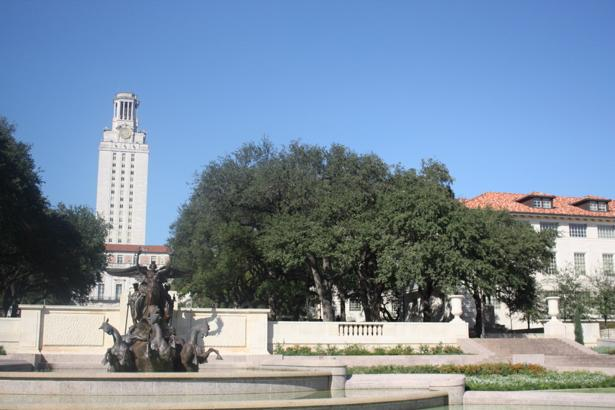
#> input picture 模式识别/模式识别课程第一次作业/images/uttower1.jpg, 615 x 410 px, found by its file name
$ python sift.py   (older library calls are emulated)
#> lines starting #> are read from the running program, lines starting #| are printed output that depends on the picture; after the words box and inside, x2 and y2 are one past the last pixel; in counts of white or black regions, pixels touching at a corner belong together
import cv2
import numpy as np
import matplotlib.pyplot as plt
import skimage.feature
import scipy.ndimage
import skimage.util.shape
def get_sift(image1,image2):

    #创建sift检测器
    sift = cv2.SIFT_create()

    # 计算特征点和sift描述子
    keypoints1, descriptors1 = sift.detectAndCompute(image1, None)
    keypoints2, descriptors2 = sift.detectAndCompute(image2, None)

    # BFMatcher匹配,使用欧几里得距离作为特征之间相似度的度量
    bf = cv2.BFMatcher(cv2.NORM_L2,crossCheck=True)
    matches = bf.match(descriptors1, descriptors2)
    matches = sorted(matches, key = lambda x:x.distance)

    # 绘制匹配结果
    image_match = cv2.drawMatches(image1, keypoints1, image2, keypoints2, matches[:200], None, flags=2)
    return [keypoints1,keypoints2],[descriptors1,descriptors2],image_match,matches

# RANSAC 求解仿射变换矩阵
def ransac(keypoints1, keypoints2, matches, num_iterations=2000, tolerance=5.0,points_num = 200):
     # 仅使用指定数量的较好的匹配点进行 RANSAC
    matches = matches[:min(len(matches),points_num)]

    # 记录仿射变换矩阵
    matrix = None
    max_inliers = 0

    # 将关键点转换为点坐标
    src_pts = np.float32([keypoints1[m.queryIdx].pt for m in matches])
    dst_pts = np.float32([keypoints2[m.trainIdx].pt for m in matches])

    for _ in range(num_iterations):
        # 随机选择 4 个点
        indices = np.random.choice(len(src_pts), 4, replace=False)
        src_sample = src_pts[indices]
        dst_sample = dst_pts[indices]

        M, _ = cv2.findHomography(src_sample, dst_sample)
        projected_pts = cv2.perspectiveTransform(src_pts.reshape(-1, 1, 2), M)
        distances = np.linalg.norm(projected_pts.squeeze() - dst_pts, axis=1)

        # 统计在范围内的内点数量
        inliers = np.sum(distances < tolerance)
        # 更新最佳模型
        if inliers > max_inliers:
            max_inliers = inliers
            matrix = M

    return matrix


def stitch(image1, image2, matrix):
    # 获取图像尺寸
    h1, w1, _ = image1.shape
    h2, w2, _ = image2.shape

    # 计算图像1的四个角在图像2上的映射位置
    corners = np.array([
        [0, 0],
        [0, h2],
        [w2, h2],
        [w2, 0]
    ], dtype=np.float32).reshape(-1, 1, 2)
    transformed_corners = cv2.perspectiveTransform(corners, matrix).reshape(-1, 2)

    # 计算包含两个图像所有角点的最小矩形框
    all_corners = np.concatenate((transformed_corners, np.array([[0, 0], [0, h1], [w1, h1], [w1, 0]], dtype=np.float32)), axis=0)
    min_x = min(all_corners[:, 0])
    min_y = min(all_corners[:, 1])
    max_x = max(all_corners[:, 0])
    max_y = max(all_corners[:, 1])

    # 计算平移和大小
    shift = [-min_x, -min_y]
    size = (int(max_x - min_x), int(max_y - min_y))

    # 构建最终的变换矩阵
    T = np.array([[1, 0, shift[0]], [0, 1, shift[1]], [0, 0, 1]])
    M_final = np.dot(T, matrix)

    # 对图像1进行透视变换
    stitched_image = cv2.warpPerspective(image1, M_final, size)

    # 将图像2叠加在透视变换后的图像1上
    stitched_image[int(shift[1]):int(shift[1])+h2, int(shift[0]):int(shift[0])+w2] = image2

    # 将图像转换为灰度图，并进行阈值处理
    stitched_gray = cv2.cvtColor(stitched_image, cv2.COLOR_BGR2GRAY)
    _, thresh = cv2.threshold(stitched_gray, 1, 255, cv2.THRESH_BINARY)

    # 寻找轮廓并裁剪图像
    _, contours, _ = cv2.findContours(thresh, cv2.RETR_EXTERNAL, cv2.CHAIN_APPROX_SIMPLE)
    x, y, w, h = cv2.boundingRect(contours[0])
    stitched_image = stitched_image[y:y+h, x:x+w]

    return stitched_image


# 读取图片
image1 = cv2.imread('images\\uttower1.jpg')
#> image1 is the input picture: shape (410, 615, 3); mean B, G, R 159, 140, 121.9
image2 = cv2.imread('images\\uttower2.jpg')
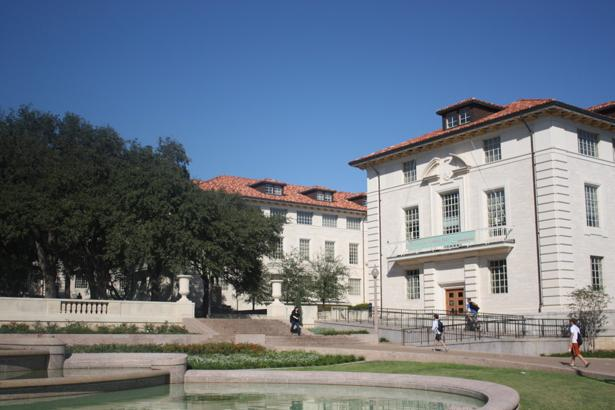
#> input picture 模式识别/模式识别课程第一次作业/images/uttower2.jpg, 615 x 410 px, found by its file name
#> image2 is the input picture: shape (410, 615, 3); mean B, G, R 132.1, 118.9, 107.7

keypoints_sift,descritor_sift,image_match_sift ,matches= get_sift(image1 ,image2)
#> in get_sift, `keypoints1, descriptors1 = sift.detectAndCompute(image1, None)`: keypoints1 = 1970 keypoints; strongest (x, y, size): (386, 315, 1.9), (419, 300, 2.1), (541, 330, 4.2), (372, 326, 1.9)
#> in get_sift, `keypoints2, descriptors2 = sift.detectAndCompute(image2, None)`: keypoints2 = 1592 keypoints; strongest (x, y, size): (575, 330, 5.8), (264, 312, 4.1), (474, 307, 5.3), (79, 297, 3.2)
#> in get_sift, `matches = bf.match(descriptors1, descriptors2)`: matches = 692 matches
#> in get_sift, `image_match = cv2.drawMatches(image1, keypoints1, image2, keypoints2, ..`:
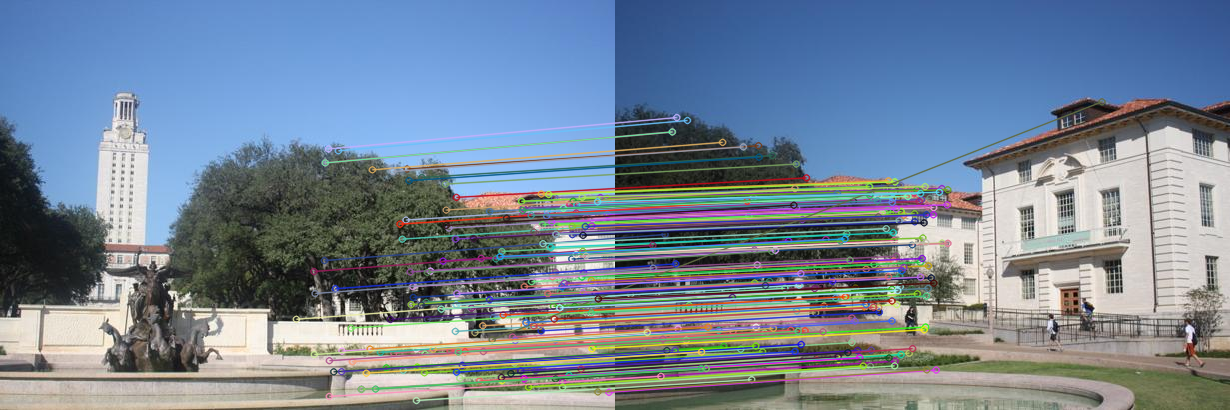
#> image_match: shape (410, 1230, 3); mean B, G, R 150.1, 133.1, 117.7
#> keypoints_sift = 2 items; descritor_sift = 2 items; matches = 692 matches

matrix = ransac(keypoints_sift[0],keypoints_sift[1],matches)
#> in ransac, `matches = matches[:min(len(matches),points_num)]`: matches = 200 matches
#> in ransac, `src_pts = np.float32([keypoints1[m.queryIdx].pt for m in matches])`: src_pts = 200 pairs, first value 295.9 to 608.5, second value 148.4 to 400
#> in ransac, `dst_pts = np.float32([keypoints2[m.trainIdx].pt for m in matches])`: dst_pts = 200 pairs, first value 14.98 to 486.5, second value 101.3 to 379.1
#> the loop in ransac, `for _ in range(num_iterations):` made 2000 passes
#> (indices, src_sample, inliers, max_inliers) on pass 1: ([18, 170, 107, 98], [[547.1, 204.3], [510.4, 373], [412.3, 286], [551.4, 221.5]], 193, 193)
#> (indices, inliers, max_inliers) on pass 13: ([2, 118, 152, 95], 194, 194)
#> after the loop in ransac, `for _ in range(num_iterations):`: max_inliers = 194
#> matrix = [[1.3, -0.0631, -346.8], [0.157, 1.24, -100.9], [0.000427, 0.000103, 1]]

stitched_image = stitch(image1, image2, matrix)
#> in stitch, `transformed_corners = cv2.perspectiveTransform(corners, matrix).reshap..`: transformed_corners = [[-346.8, -100.9], [-357.5, 391.7], [325.5, 386.9], [356.9, -3.3]]
#> in stitch, `all_corners = np.concatenate((transformed_corners, np.array([[0, 0], [..`: all_corners = [[-346.8, -100.9], [-357.5, 391.7], [325.5, 386.9], [356.9, -3.3], [0, 0], [0, 410], [615, 410], [615, 0]]
#> in stitch, `min_x = min(all_corners[:, 0])`: min_x = -357.5
#> in stitch, `min_y = min(all_corners[:, 1])`: min_y = -100.9
#> in stitch, `max_x = max(all_corners[:, 0])`: max_x = 615
#> in stitch, `max_y = max(all_corners[:, 1])`: max_y = 410
#> in stitch, `shift = [-min_x, -min_y]`: shift = [357.5, 100.9]
#> in stitch, `size = (int(max_x - min_x), int(max_y - min_y))`: size = (972, 510)
#> in stitch, `T = np.array([[1, 0, shift[0]], [0, 1, shift[1]], [0, 0, 1]])`: T = [[1, 0, 357.5], [0, 1, 100.9], [0, 0, 1]]
#> in stitch, `M_final = np.dot(T, matrix)`: M_final = [[1.45, -0.0262, 10.73], [0.2, 1.25, 3.51e-07], [0.000427, 0.000103, 1]]
#> in stitch, `stitched_image = cv2.warpPerspective(image1, M_final, size)`:
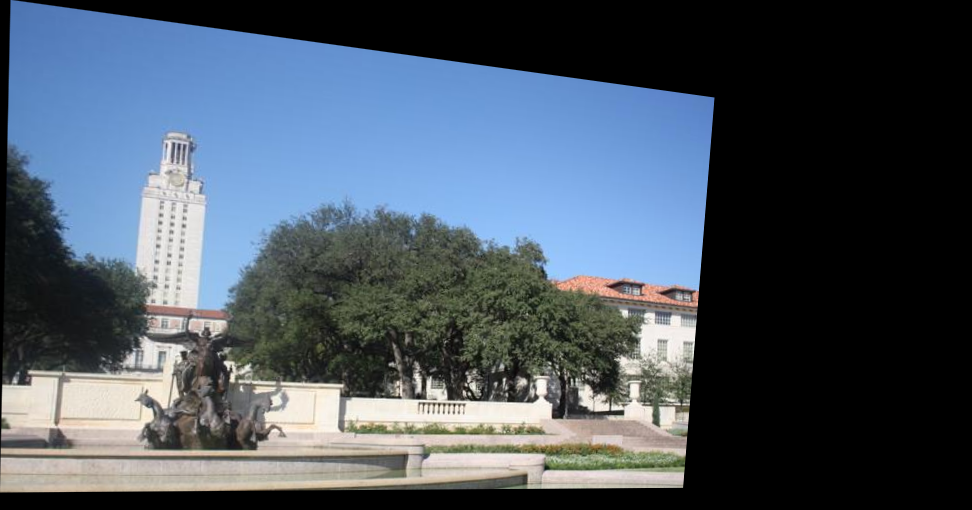
#> stitched_image: shape (510, 972, 3); mean B, G, R 98.4, 86, 74.5
#> in stitch, `stitched_image[int(shift[1]):int(shift[1])+h2, int(shift[0]):int(shift..`:
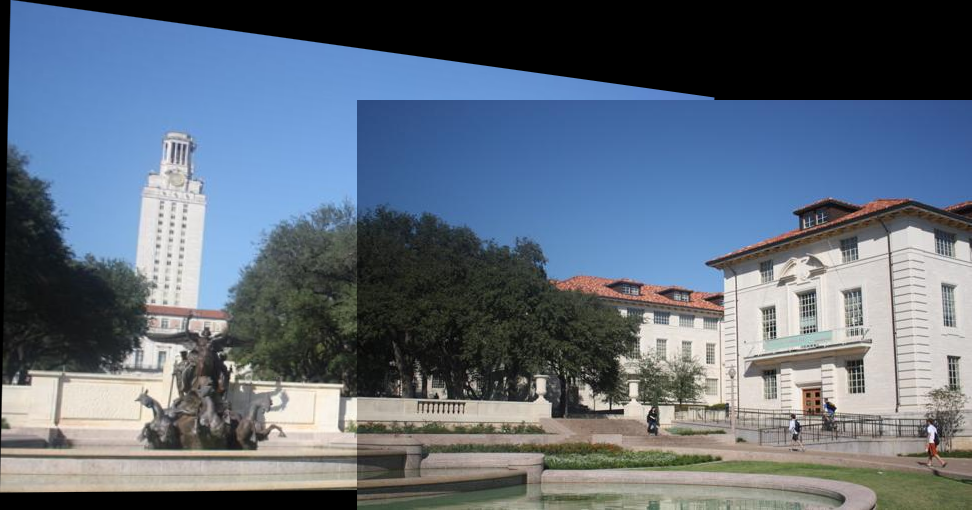
#> stitched_image: shape (510, 972, 3); mean B, G, R 123.4, 108.6, 96.2
#> in stitch, `stitched_gray = cv2.cvtColor(stitched_image, cv2.COLOR_BGR2GRAY)`:
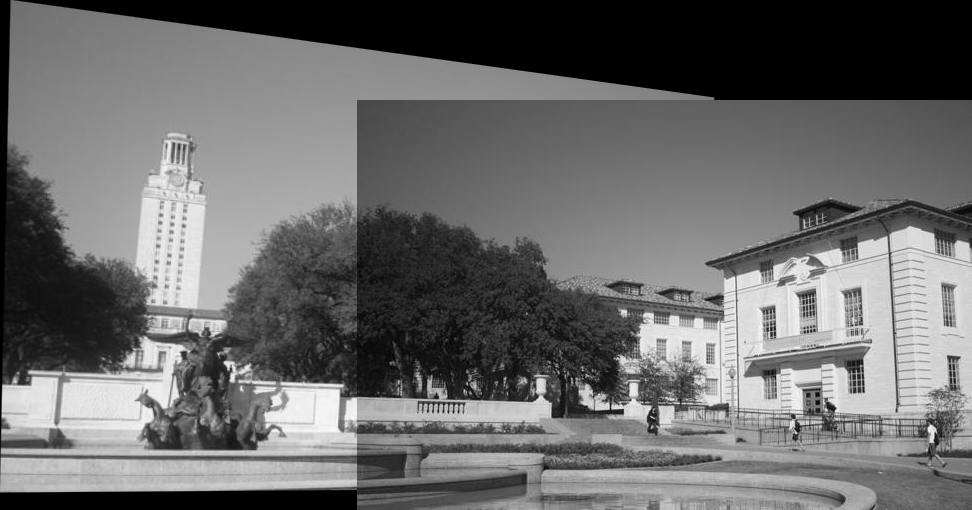
#> stitched_gray: shape (510, 972); min 0, max 253, mean 106.6
#> in stitch, `_, thresh = cv2.threshold(stitched_gray, 1, 255, cv2.THRESH_BINARY)`:
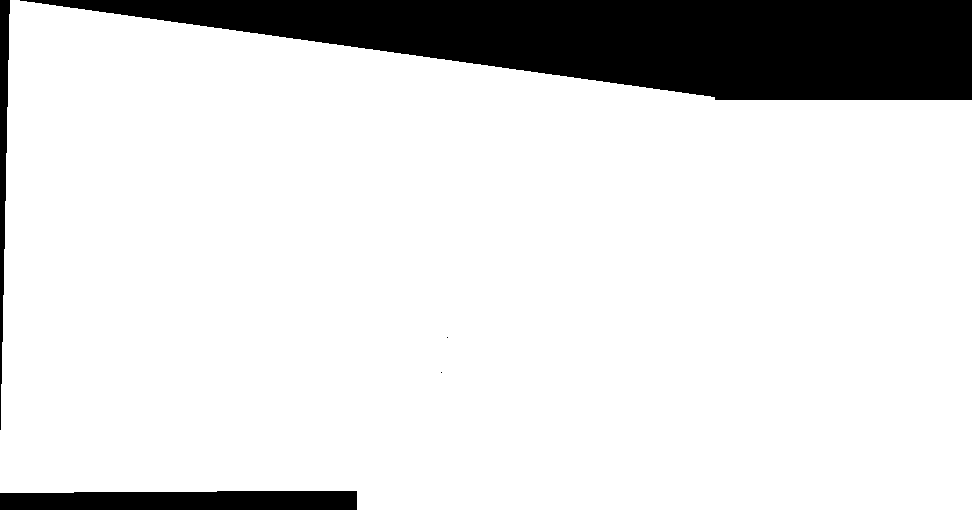
#> thresh: shape (510, 972); 86.2% white; 5 black regions (2 under 20 px)
#> in stitch, `_, contours, _ = cv2.findContours(thresh, cv2.RETR_EXTERNAL, cv2.CHAIN..`: contours = 1 contour; box (x1, y1, x2, y2) and area: (0, 0, 972, 510) 425956
#> in stitch, `x, y, w, h = cv2.boundingRect(contours[0])`: x = 0; w = 972; h = 510

cv2.imshow('SIFT Matched Image', image_match_sift)
cv2.waitKey(0)
cv2.destroyAllWindows()
# cv2.imwrite("results/uttower_match_sift.png",image_match_sift)
cv2.imshow('Stitched Image', stitched_image)
cv2.waitKey(0)
cv2.destroyAllWindows()
# cv2.imwrite("results/uttower_stitching_sift.png",stitched_image)
